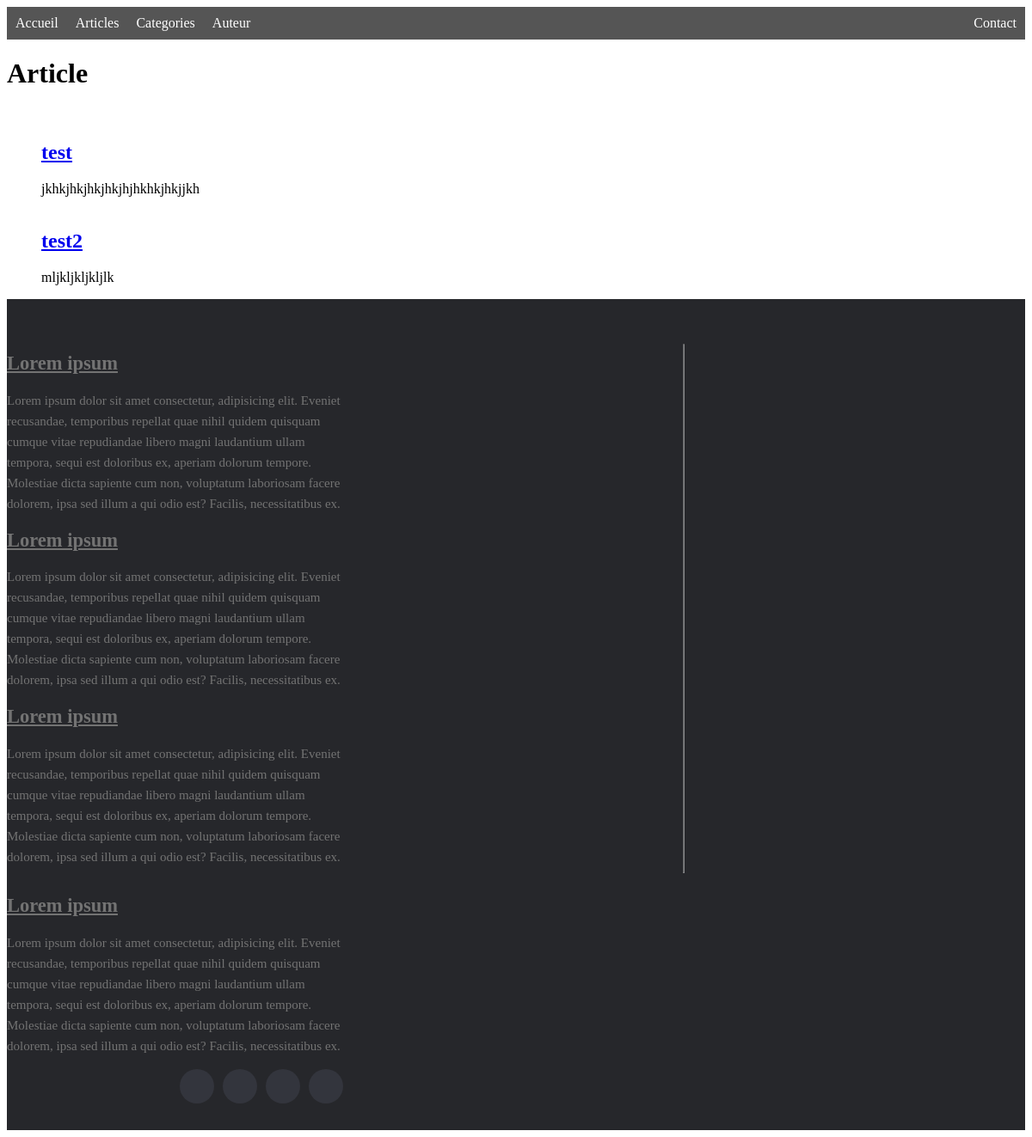
The app's page /article.php with its own data.
### tables this page shows
CREATE TABLE `Post` (
  `Id` smallint(5) UNSIGNED NOT NULL,
  `Title` varchar(100) NOT NULL,
  `Contents` text NOT NULL,
  `CreationTimestamp` datetime NOT NULL,
  `Author_Id` tinyint(3) UNSIGNED DEFAULT NULL,
  `Category_Id` tinyint(3) UNSIGNED DEFAULT NULL
);

### article.phtml (the view, shortened to what this page needs)
<ul>
<?php
foreach ($posts as $post): ?>
<article>
<h1><a href="show_post.php?id=<?= $post['Id'] ?>"><?= $post['Title'] ?></a></h1>
<?= $post['Contents'] ?>
</article>
<?php endforeach; ?>
</ul>

### records on screen
post: Title "test", Contents "jkhkjhkjhkjhkjhjhkhkjhkjjkh"
post: Title "test2", Contents "mljkljkljkljlk"
